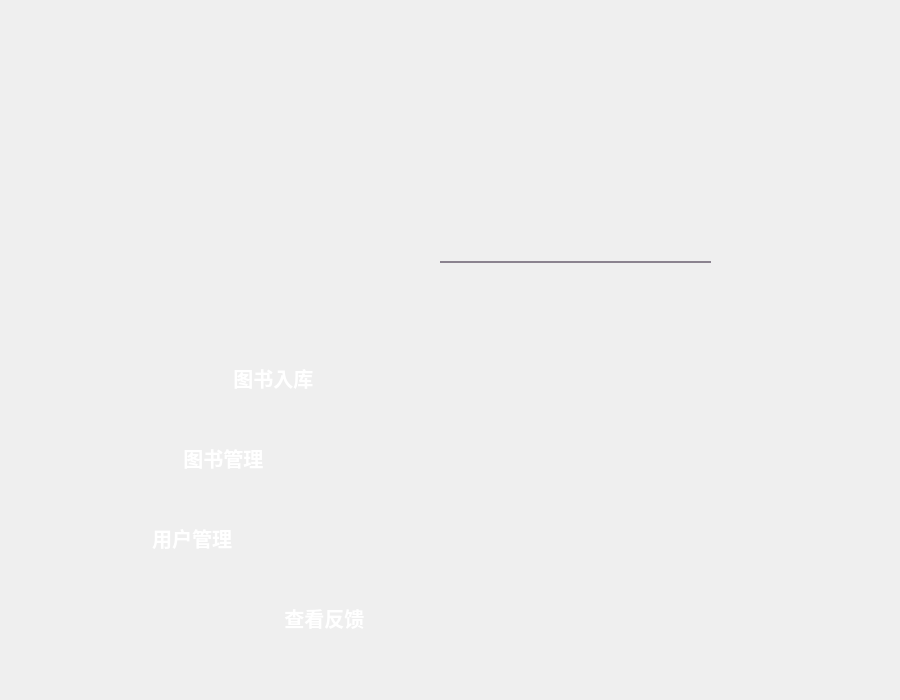
<?xml version="1.0" encoding="UTF-8"?>
<ui version="4.0">
 <class>checkbook</class>
 <widget class="QWidget" name="checkbook">
  <property name="geometry">
   <rect>
    <x>0</x>
    <y>0</y>
    <width>900</width>
    <height>700</height>
   </rect>
  </property>
  <property name="windowTitle">
   <string>Form</string>
  </property>
  <property name="styleSheet">
   <string notr="true">QTextEdit
{
background-color:transparent;
border:none;
font:bold 18px ;
}
QTextEdit:hover
{
background-color:transparent;
border:none;
font:bold 18px ;
}
QLineEdit
{
background-color:transparent;
border:none;
font:bold 18px ;
border-bottom: 2px solid rgba(56,42,64,140);
}
QLineEdit:hover
{
background-color:transparent;
border:none;
font:bold 18px ;
border-bottom: 2px solid rgb(56,42,64);
}
QPushButton#search_button
{
border:none;
image:url(:/image/view_button.png);
}
QPushButton#reduce_button
{
border:none;
image:url(:/image/Arrow L_X10.png);
}
QPushButton#reduce_button:hover
{
border:none;
image:url(:/image/Arrow L_X10-pressed.png);
}
QPushButton#raise_button
{
border:none;
image:url(:/image/Arrow R_X10.png);
}
QPushButton#raise_button:hover
{
border:none;
image:url(:/image/Arrow R_X10-pressed.png);
}
QLabel
{
color:rgb(56,42,64);
}
QComboBox
{
background-color:transparent;
border:none;
border-bottom: 2px solid rgba(56,42,64,140);
}
QComboBox:hover
{
background-color:transparent;
border:none;
border-bottom: 2px solid rgb(56,42,64);
}
QComboBox::drop-down
{
min-width: 55px;
border-image:url(:/image/folder-jump-down.png);
}
QComboBox::drop-down:hover
{
min-width: 55px;
border-image:url(:/image/folder-jump-down-pressed.png);
}


QPushButton#Seen_Button
{
border:none;
image:url(:/image/main_more.png);
color:white;
}
QPushButton#Seen_Button:hover
{
image:url(:/image/main_more_pressed.png);
color:white;
}
QPushButton#Update_Button
{
image:url(:/image/login.png);
color:white;
}
QPushButton#Update_Button:hover
{
image:url(:/image/login-pressed.png);
color:white;
}
QPushButton#PersonalMode_Button
{
border:none;
image:url(:/image/main_musicplay.png);
color:white;
}
QPushButton#PersonalMode_Button:hover
{
image:url(:/image/main_musicplay_pressed.png);
color:white;
}

QPushButton#BookMode_Button
{
border:none;
image:url(:/image/main_story_pressed.png);
color:white;
}
QPushButton#BookMode_Button:hover
{
image:url(:/image/main_story_pressed.png);
color:white;
}
QPushButton#FindBookMode_Button
{
border:none;
image:url(:/image/main_course.png);
color:white;
}
QPushButton#FindBookMode_Button:hover
{
image:url(:/image/main_course_pressed.png);
color:white;
}
QPushButton#pushButton
{
border:none;
image:url(:/image/allsongs_button.png);
color:white;
}
QPushButton#pushButton:hover
{
image:url(:/image/allsongs_button_pressed.png);
color:white;
}
QPushButton#btnClose
{
border:none;
image:url(:/image/delet_button.png);
color:white;
}
QPushButton#btnClose:hover
{
image:url(:/image/delet_button_pressed.png);
color:white;
}
</string>
  </property>
  <widget class="QPushButton" name="PersonalMode_Button">
   <property name="enabled">
    <bool>true</bool>
   </property>
   <property name="geometry">
    <rect>
     <x>90</x>
     <y>340</y>
     <width>300</width>
     <height>75</height>
    </rect>
   </property>
   <property name="sizePolicy">
    <sizepolicy hsizetype="Expanding" vsizetype="Expanding">
     <horstretch>0</horstretch>
     <verstretch>0</verstretch>
    </sizepolicy>
   </property>
   <property name="font">
    <font>
     <pointsize>15</pointsize>
     <bold>true</bold>
    </font>
   </property>
   <property name="focusPolicy">
    <enum>Qt::ClickFocus</enum>
   </property>
   <property name="layoutDirection">
    <enum>Qt::LeftToRight</enum>
   </property>
   <property name="autoFillBackground">
    <bool>false</bool>
   </property>
   <property name="styleSheet">
    <string notr="true">QPushButton {
    color: white;
}
</string>
   </property>
   <property name="text">
    <string>            图书入库</string>
   </property>
   <property name="flat">
    <bool>true</bool>
   </property>
  </widget>
  <widget class="QPushButton" name="BookMode_Button">
   <property name="enabled">
    <bool>true</bool>
   </property>
   <property name="geometry">
    <rect>
     <x>40</x>
     <y>420</y>
     <width>300</width>
     <height>75</height>
    </rect>
   </property>
   <property name="sizePolicy">
    <sizepolicy hsizetype="Expanding" vsizetype="Expanding">
     <horstretch>0</horstretch>
     <verstretch>0</verstretch>
    </sizepolicy>
   </property>
   <property name="palette">
    <palette>
     <active>
      <colorrole role="WindowText">
       <brush brushstyle="SolidPattern">
        <color alpha="255">
         <red>128</red>
         <green>128</green>
         <blue>128</blue>
        </color>
       </brush>
      </colorrole>
      <colorrole role="Button">
       <brush brushstyle="SolidPattern">
        <color alpha="255">
         <red>128</red>
         <green>128</green>
         <blue>128</blue>
        </color>
       </brush>
      </colorrole>
      <colorrole role="Text">
       <brush brushstyle="SolidPattern">
        <color alpha="255">
         <red>128</red>
         <green>128</green>
         <blue>128</blue>
        </color>
       </brush>
      </colorrole>
      <colorrole role="ButtonText">
       <brush brushstyle="SolidPattern">
        <color alpha="255">
         <red>128</red>
         <green>128</green>
         <blue>128</blue>
        </color>
       </brush>
      </colorrole>
      <colorrole role="Base">
       <brush brushstyle="SolidPattern">
        <color alpha="255">
         <red>128</red>
         <green>128</green>
         <blue>128</blue>
        </color>
       </brush>
      </colorrole>
      <colorrole role="Window">
       <brush brushstyle="SolidPattern">
        <color alpha="255">
         <red>128</red>
         <green>128</green>
         <blue>128</blue>
        </color>
       </brush>
      </colorrole>
      <colorrole role="PlaceholderText">
       <brush brushstyle="SolidPattern">
        <color alpha="128">
         <red>128</red>
         <green>128</green>
         <blue>128</blue>
        </color>
       </brush>
      </colorrole>
     </active>
     <inactive>
      <colorrole role="WindowText">
       <brush brushstyle="SolidPattern">
        <color alpha="255">
         <red>128</red>
         <green>128</green>
         <blue>128</blue>
        </color>
       </brush>
      </colorrole>
      <colorrole role="Button">
       <brush brushstyle="SolidPattern">
        <color alpha="255">
         <red>128</red>
         <green>128</green>
         <blue>128</blue>
        </color>
       </brush>
      </colorrole>
      <colorrole role="Text">
       <brush brushstyle="SolidPattern">
        <color alpha="255">
         <red>128</red>
         <green>128</green>
         <blue>128</blue>
        </color>
       </brush>
      </colorrole>
      <colorrole role="ButtonText">
       <brush brushstyle="SolidPattern">
        <color alpha="255">
         <red>128</red>
         <green>128</green>
         <blue>128</blue>
        </color>
       </brush>
      </colorrole>
      <colorrole role="Base">
       <brush brushstyle="SolidPattern">
        <color alpha="255">
         <red>128</red>
         <green>128</green>
         <blue>128</blue>
        </color>
       </brush>
      </colorrole>
      <colorrole role="Window">
       <brush brushstyle="SolidPattern">
        <color alpha="255">
         <red>128</red>
         <green>128</green>
         <blue>128</blue>
        </color>
       </brush>
      </colorrole>
      <colorrole role="PlaceholderText">
       <brush brushstyle="SolidPattern">
        <color alpha="128">
         <red>128</red>
         <green>128</green>
         <blue>128</blue>
        </color>
       </brush>
      </colorrole>
     </inactive>
     <disabled>
      <colorrole role="WindowText">
       <brush brushstyle="SolidPattern">
        <color alpha="255">
         <red>128</red>
         <green>128</green>
         <blue>128</blue>
        </color>
       </brush>
      </colorrole>
      <colorrole role="Button">
       <brush brushstyle="SolidPattern">
        <color alpha="255">
         <red>128</red>
         <green>128</green>
         <blue>128</blue>
        </color>
       </brush>
      </colorrole>
      <colorrole role="Text">
       <brush brushstyle="SolidPattern">
        <color alpha="255">
         <red>128</red>
         <green>128</green>
         <blue>128</blue>
        </color>
       </brush>
      </colorrole>
      <colorrole role="ButtonText">
       <brush brushstyle="SolidPattern">
        <color alpha="255">
         <red>128</red>
         <green>128</green>
         <blue>128</blue>
        </color>
       </brush>
      </colorrole>
      <colorrole role="Base">
       <brush brushstyle="SolidPattern">
        <color alpha="255">
         <red>128</red>
         <green>128</green>
         <blue>128</blue>
        </color>
       </brush>
      </colorrole>
      <colorrole role="Window">
       <brush brushstyle="SolidPattern">
        <color alpha="255">
         <red>128</red>
         <green>128</green>
         <blue>128</blue>
        </color>
       </brush>
      </colorrole>
      <colorrole role="PlaceholderText">
       <brush brushstyle="SolidPattern">
        <color alpha="128">
         <red>128</red>
         <green>128</green>
         <blue>128</blue>
        </color>
       </brush>
      </colorrole>
     </disabled>
    </palette>
   </property>
   <property name="font">
    <font>
     <pointsize>15</pointsize>
     <bold>true</bold>
    </font>
   </property>
   <property name="mouseTracking">
    <bool>true</bool>
   </property>
   <property name="acceptDrops">
    <bool>false</bool>
   </property>
   <property name="layoutDirection">
    <enum>Qt::LeftToRight</enum>
   </property>
   <property name="autoFillBackground">
    <bool>false</bool>
   </property>
   <property name="styleSheet">
    <string notr="true">QPushButton {
    color: white;
}</string>
   </property>
   <property name="text">
    <string>            图书管理</string>
   </property>
   <property name="flat">
    <bool>true</bool>
   </property>
  </widget>
  <widget class="QPushButton" name="FindBookMode_Button">
   <property name="geometry">
    <rect>
     <x>20</x>
     <y>500</y>
     <width>300</width>
     <height>75</height>
    </rect>
   </property>
   <property name="sizePolicy">
    <sizepolicy hsizetype="Expanding" vsizetype="Expanding">
     <horstretch>0</horstretch>
     <verstretch>0</verstretch>
    </sizepolicy>
   </property>
   <property name="font">
    <font>
     <pointsize>15</pointsize>
     <bold>true</bold>
    </font>
   </property>
   <property name="layoutDirection">
    <enum>Qt::LeftToRight</enum>
   </property>
   <property name="autoFillBackground">
    <bool>false</bool>
   </property>
   <property name="styleSheet">
    <string notr="true">QPushButton {
    color: white;
}
</string>
   </property>
   <property name="text">
    <string>        用户管理</string>
   </property>
   <property name="flat">
    <bool>true</bool>
   </property>
  </widget>
  <widget class="QPushButton" name="Seen_Button">
   <property name="enabled">
    <bool>true</bool>
   </property>
   <property name="geometry">
    <rect>
     <x>130</x>
     <y>580</y>
     <width>300</width>
     <height>75</height>
    </rect>
   </property>
   <property name="sizePolicy">
    <sizepolicy hsizetype="Expanding" vsizetype="Expanding">
     <horstretch>0</horstretch>
     <verstretch>0</verstretch>
    </sizepolicy>
   </property>
   <property name="font">
    <font>
     <pointsize>15</pointsize>
     <bold>true</bold>
    </font>
   </property>
   <property name="focusPolicy">
    <enum>Qt::ClickFocus</enum>
   </property>
   <property name="layoutDirection">
    <enum>Qt::LeftToRight</enum>
   </property>
   <property name="autoFillBackground">
    <bool>false</bool>
   </property>
   <property name="styleSheet">
    <string notr="true">QPushButton {
    color: white;
}
</string>
   </property>
   <property name="text">
    <string>                查看反馈</string>
   </property>
   <property name="flat">
    <bool>true</bool>
   </property>
  </widget>
  <widget class="QLabel" name="label">
   <property name="geometry">
    <rect>
     <x>0</x>
     <y>10</y>
     <width>520</width>
     <height>520</height>
    </rect>
   </property>
   <property name="text">
    <string/>
   </property>
   <property name="pixmap">
    <pixmap resource="Logo.qrc">:/image/60.png</pixmap>
   </property>
   <property name="scaledContents">
    <bool>true</bool>
   </property>
  </widget>
  <widget class="QLabel" name="label_2">
   <property name="geometry">
    <rect>
     <x>20</x>
     <y>20</y>
     <width>860</width>
     <height>660</height>
    </rect>
   </property>
   <property name="text">
    <string/>
   </property>
   <property name="pixmap">
    <pixmap resource="Logo.qrc">:/image/bg_light.png</pixmap>
   </property>
   <property name="scaledContents">
    <bool>true</bool>
   </property>
  </widget>
  <widget class="QLabel" name="label_4">
   <property name="geometry">
    <rect>
     <x>419</x>
     <y>195</y>
     <width>461</width>
     <height>100</height>
    </rect>
   </property>
   <property name="text">
    <string/>
   </property>
   <property name="pixmap">
    <pixmap resource="Logo.qrc">:/image/bg_shadow.png</pixmap>
   </property>
   <property name="scaledContents">
    <bool>true</bool>
   </property>
  </widget>
  <widget class="QLineEdit" name="ISBN_input">
   <property name="geometry">
    <rect>
     <x>440</x>
     <y>230</y>
     <width>271</width>
     <height>33</height>
    </rect>
   </property>
   <property name="sizePolicy">
    <sizepolicy hsizetype="Expanding" vsizetype="Expanding">
     <horstretch>0</horstretch>
     <verstretch>0</verstretch>
    </sizepolicy>
   </property>
   <property name="font">
    <font>
     <pointsize>-1</pointsize>
     <italic>false</italic>
     <bold>true</bold>
    </font>
   </property>
  </widget>
  <widget class="QPushButton" name="search_button">
   <property name="geometry">
    <rect>
     <x>760</x>
     <y>220</y>
     <width>50</width>
     <height>50</height>
    </rect>
   </property>
   <property name="sizePolicy">
    <sizepolicy hsizetype="Maximum" vsizetype="Minimum">
     <horstretch>0</horstretch>
     <verstretch>0</verstretch>
    </sizepolicy>
   </property>
   <property name="text">
    <string/>
   </property>
   <property name="flat">
    <bool>true</bool>
   </property>
  </widget>
  <widget class="QPushButton" name="btnClose">
   <property name="geometry">
    <rect>
     <x>832</x>
     <y>20</y>
     <width>48</width>
     <height>48</height>
    </rect>
   </property>
   <property name="text">
    <string/>
   </property>
  </widget>
  <zorder>label_2</zorder>
  <zorder>label_4</zorder>
  <zorder>ISBN_input</zorder>
  <zorder>search_button</zorder>
  <zorder>label</zorder>
  <zorder>FindBookMode_Button</zorder>
  <zorder>BookMode_Button</zorder>
  <zorder>PersonalMode_Button</zorder>
  <zorder>Seen_Button</zorder>
  <zorder>btnClose</zorder>
 </widget>
 <resources>
  <include location="Logo.qrc"/>
 </resources>
 <connections/>
</ui>
